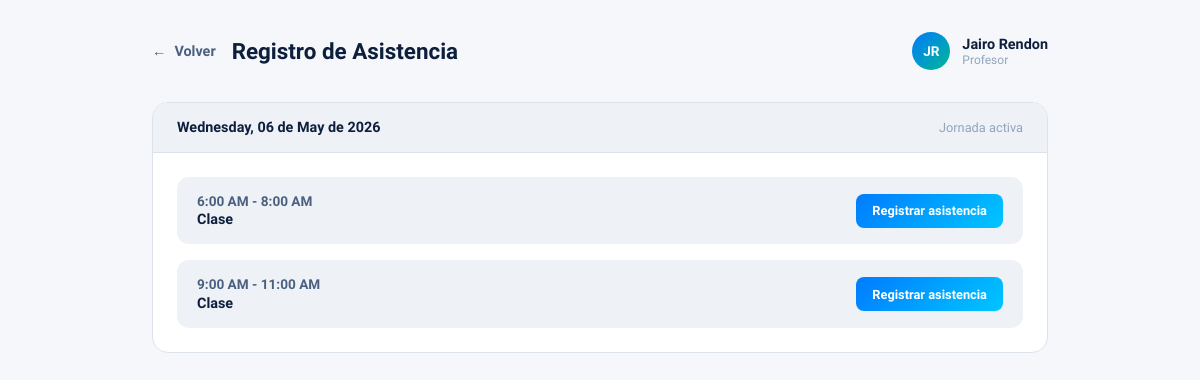
The page /profesores/registro-asistencia/ (signed in) on the database its author committed.
### users/models.py (models this page shows, shortened)
class Rol(models.Model):
    nombre = models.CharField(max_length=50, blank=False, null=False)
    descripcion = models.TextField(max_length=1000, blank=True, null=True)

### Profesores/models.py (models this page shows, shortened)
class Horario(models.Model):
    DIAS = [
        ("LUN", "Lunes"),
        ("MAR", "Martes"),
        ("MIE", "Miercoles"),
        ("JUE", "Jueves"),
        ("VIE", "Viernes"),
        ("SAB", "Sabado"),
    ]
    profesor = models.ForeignKey("Profesor", on_delete=models.CASCADE)
    dia_semana = models.CharField(max_length=3, choices=DIAS)
    hora_inicio = models.TimeField()
    hora_fin = models.TimeField()
    aula = models.CharField(max_length=10)
    es_hora_clase = models.BooleanField(default=True) # Indica si esta hora es una clase programada o una hora de disponibilidad general. Se paga o no
    activo = models.BooleanField(default=True)
    class Meta:
        constraints = [
            models.UniqueConstraint(
                fields=["profesor", "dia_semana", "hora_inicio", "hora_fin"],
                name="unique_horario_profesor_bloque",
            ),
        ]
        indexes = [
            models.Index(fields=["profesor", "dia_semana", "activo"]),
            models.Index(fields=["profesor", "es_hora_clase", "activo"]),
            models.Index(fields=["dia_semana", "es_hora_clase", "activo"]),
        ]

### Profesores/views.py (the view)
# urls.py: path("registro-asistencia/", views.registro_asistencia, name="profesores_registro_asistencia"),
@login_required
@requiere_rol("Profesor")
def registro_asistencia(request):
    profesor = Profesor.objects.select_related("usuario").get(usuario_id=request.user.id)
    hoy = timezone.localdate()
    horarios_hoy = obtener_horario_hoy(profesor).order_by("hora_inicio")
    asistencias_hoy = {
        a.horario_id: a
        for a in Asistencia.objects.filter(profesor=profesor, fecha=hoy, horario__in=horarios_hoy)
    }
    for horario in horarios_hoy:
        asistencia = asistencias_hoy.get(horario.id)
        horario.ya_registrada = asistencia is not None
        horario.salida = asistencia.hora_salida if asistencia else None
        horario.asistencia_id = asistencia.id if asistencia else None
    context = {
        "profesor_nombre": f"{profesor.usuario.nombre} {profesor.usuario.apellido}".strip(),
        "profesor_iniciales": f"{(profesor.usuario.nombre or 'U')[:1]}{(profesor.usuario.apellido or '')[:1]}".upper(),
        "profesor_rol": "Profesor",
        "horarios_hoy": horarios_hoy,
        "fecha_hoy": hoy,
    }
    return render(request, "Profesores/registro_asistencia.html", context)

### Profesores/utils.py (called while the page is built)
def obtener_horario_hoy(profesor):
    dias = {
        0: "LUN",
        1: "MAR",
        2: "MIE",
        3: "JUE",
        4: "VIE",
        5: "SAB",
    }
    hoy = timezone.localdate()
    dia = dias.get(hoy.weekday())
    if not dia:
        return Horario.objects.none()
    return Horario.objects.filter(profesor=profesor, dia_semana=dia, activo=True)

### Profesores/templates/Profesores/registro_asistencia.html (shortened to what this page needs)
{% load static %}
<!DOCTYPE html>
<html lang="es">
<head>
    <link rel="stylesheet" href="{% static 'css/registro_asistencia_profesor.css' %}">
</head>
<body>
    <div class="container">
        <header class="header">
            <div class="header-left">
                <a href="{% url 'profesores_dashboard' %}" class="back-btn">
                    <span aria-hidden="true">&#x2190;</span>
                    Volver
                </a>
                <h1 class="page-title">Registro de Asistencia</h1>
            </div>
            <div class="header-right">
                <div class="profile-info">
                    <div class="avatar">{{ profesor_iniciales }}</div>
                    <div>
                        <div class="profile-name">{{ profesor_nombre }}</div>
                        <div class="profile-role">{{ profesor_rol }}</div>
                    </div>
                </div>
            </div>
        </header>
        <main class="main">
            <div class="schedule-container">
                <div class="schedule-header">
                    <div class="date">
                        {% if fecha_hoy %}{{ fecha_hoy|date:"l, d \d\e F \d\e Y" }}{% else %}Hoy{% endif %}
                    </div>
                    <div class="time">Jornada activa</div>
                </div>
                <div class="schedule-body">
                    {% if horarios_hoy %}
                        {% for horario in horarios_hoy %}
                            <div class="schedule-item">
                                <div class="schedule-meta">
                                    <div class="schedule-time">{{ horario.hora_inicio|time:"g:i A" }} - {{ horario.hora_fin|time:"g:i A" }}</div>
                                    <div class="schedule-class">
                                        {% if horario.es_hora_clase %}Clase{% else %}Actividad{% endif %}
                                    </div>
                                </div>
                                {% if horario.salida %}
                                    <button class="btn-register is-done" disabled>
                                        ✓ Asistencia registrada
                                    </button>
                                {% else %}
                                    <button
                                        class="btn-register"
                                        data-url="{% url 'asistencia_accion' %}"
                                        data-horario="{{ horario.id }}"
                                        data-accion="entrada"
                                        onclick="handleAsistencia(this)"
                                    >
                                        Registrar asistencia
                                    </button>
                                {% endif %}
                            </div>
                        {% endfor %}
                    {% else %}
                        <div class="schedule-item">
                            <div class="schedule-meta">
                                <div class="schedule-class">No tienes clases programadas para hoy.</div>
                            </div>
                        </div>
                    {% endif %}
                </div>
            </div>
        </main>
    </div>
</body>
</html>

### core/static/css/registro_asistencia_profesor.css (style rules this page uses)
:root { --bg: #f5f7fa; --white: #ffffff; --navy: #0d1f3c; --accent: #007BFF; --accent2: #00c6ff; --green: #00b894; --gray-100: #eef1f6; --gray-200: #dde3ed; --gray-400: #8fa5be; --gray-600: #4a6080; }
* { margin: 0; padding: 0; box-sizing: border-box; }
body { font-family: 'Plus Jakarta Sans', sans-serif; background: var(--bg); color: var(--navy); min-height: 100vh; }
.container { width: min(960px, 100%); margin: 0 auto; padding: 2rem; }
.header { display: flex; justify-content: space-between; align-items: center; gap: 1rem; margin-bottom: 2rem; }
.header-left { display: flex; align-items: center; gap: 1rem; }
.back-btn { display: inline-flex; align-items: center; gap: .5rem; color: var(--gray-600); text-decoration: none; font-size: .9rem; font-weight: 600; }
.page-title { font-size: 1.4rem; font-weight: 800; }
.profile-info { display: flex; align-items: center; gap: .75rem; }
.avatar { width: 38px; height: 38px; border-radius: 50%; background: linear-gradient(135deg, var(--accent), var(--green)); display: flex; align-items: center; justify-content: center; font-size: .85rem; font-weight: 700; color: var(--white); }
.profile-name { font-size: .9rem; font-weight: 600; }
.profile-role { font-size: .75rem; color: var(--gray-400); }
.schedule-container { background: var(--white); border-radius: 16px; border: 1px solid var(--gray-200); overflow: hidden; }
.schedule-header { background: var(--gray-100); padding: 1rem 1.5rem; border-bottom: 1px solid var(--gray-200); display: flex; justify-content: space-between; align-items: center; }
.date { font-size: .9rem; font-weight: 700; }
.time { font-size: .8rem; color: var(--gray-400); }
.schedule-body { padding: 1.5rem; display: flex; flex-direction: column; gap: 1rem; }
.schedule-item { background: var(--gray-100); border-radius: 12px; padding: 1rem 1.25rem; display: flex; justify-content: space-between; align-items: center; gap: 1rem; }
.schedule-meta { display: flex; flex-direction: column; gap: .15rem; }
.schedule-time { font-size: .85rem; font-weight: 600; color: var(--gray-600); }
.schedule-class { font-size: .9rem; font-weight: 700; }
.btn-register { background: linear-gradient(135deg, var(--accent), var(--accent2)); color: var(--white); border: none; border-radius: 8px; padding: .6rem 1rem; font-family: 'Plus Jakarta Sans', sans-serif; font-size: .8rem; font-weight: 600; cursor: pointer; transition: transform .15s, opacity .2s; }

### rows shown on the page
Rol: nombre "Profesor"
Horario: hora_inicio "6:00 AM", hora_fin "8:00 AM", es_hora_clase "Clase"
Horario: hora_inicio "9:00 AM", hora_fin "11:00 AM", es_hora_clase "Clase"

### other values the page prints
{{ profesor_iniciales }} "JR"
{{ profesor_nombre }} "Jairo Rendon"
{{ fecha_hoy|date:"l, d \d\e F \d\e Y" }} "Wednesday, 06 de May de 2026"
